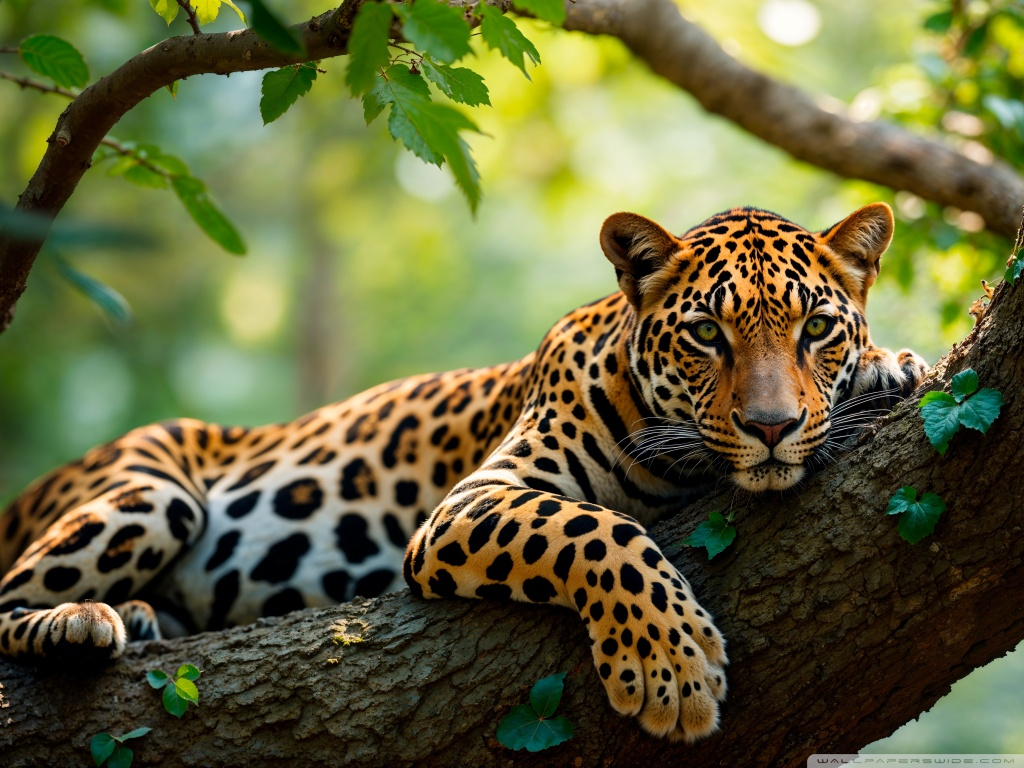
#> input picture SourceImage.jpg, 1024 x 768 px, found by its file name
$ jupyter execute --allow-errors static_image.ipynb
#> lines starting #> are read from the running program, lines starting #| are printed output that depends on the picture; after the words box and inside, x2 and y2 are one past the last pixel; in counts of white or black regions, pixels touching at a corner belong together
# Static Image Processing

## Importing & Displaying Image

[cell 1]
from PIL import Image
import numpy as np
import matplotlib.pyplot as plt
import cv2

# Load the image
img_path = '/home/xilinx/jupyter_notebooks/Image_Processing/SourceImage.jpg'
img = Image.open(img_path).resize((640, 480))  # Resize to HDMI output resolution
img_n = np.array(img)
img_np = cv2.cvtColor(img_n, cv2.COLOR_RGB2BGR)

# Display original image in notebook
plt.imshow(img_n)
plt.title("Original Image")
plt.axis('off')
plt.show()

## Initializing HDMI Output

[cell 2]
from pynq.overlays.base import BaseOverlay
from pynq.lib.video import *

# Reload and initialize overlay
#> (the rest of this cell did not finish here and is left out)

## Applying Filters & Displaying Images

[cell 3]
# 1) grayscale
gray = cv2.cvtColor(img_np, cv2.COLOR_BGR2GRAY)
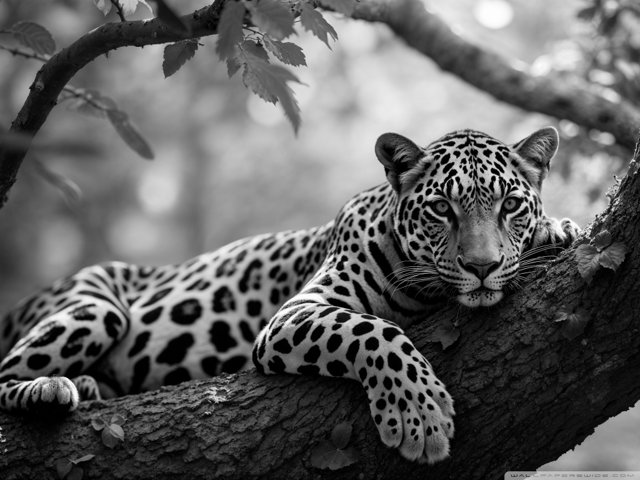
#> gray: shape (480, 640); min 0, max 254, mean 96.4

# 2) Thresholding filter (using binary thresholding)
_, thresh = cv2.threshold(gray, 127, 255, cv2.THRESH_BINARY)
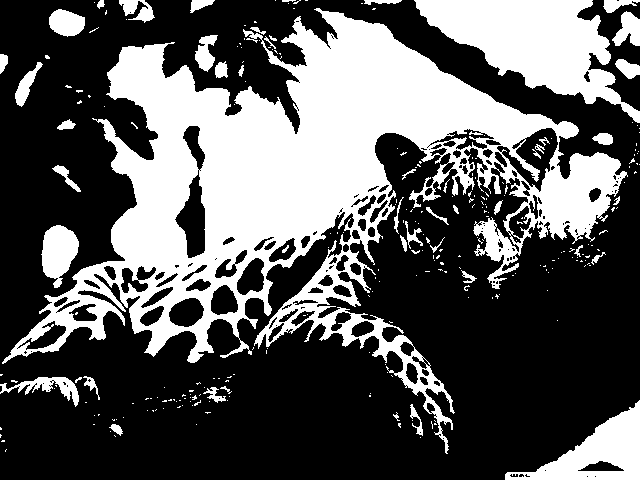
#> thresh: shape (480, 640); 35.5% white; 274 white regions (226 under 20 px), largest, box (x1, y1, x2, y2) and area: (2, 8, 628, 454) 82620, (414, 0, 640, 123) 12657, (505, 400, 640, 480) 4462

# 3) Apply edge detection on the greyscaled image
edges = cv2.Canny(gray, 100, 200)
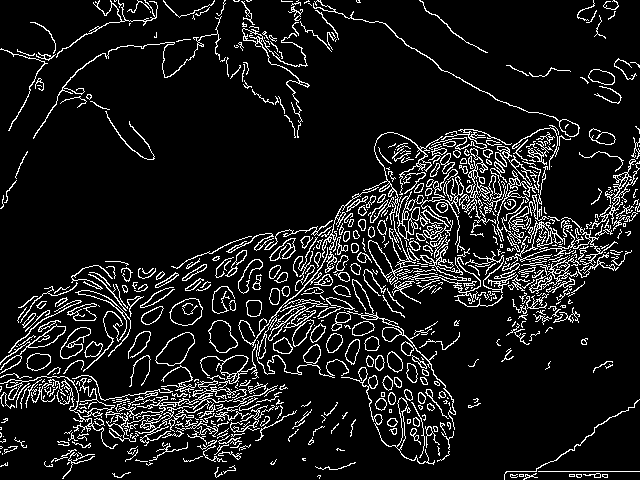
#> edges: shape (480, 640); 10.3% white in thin lines or dots

# 4) Apply blur on the original image
blurred_np = cv2.GaussianBlur(img_np, (5, 5), 0)
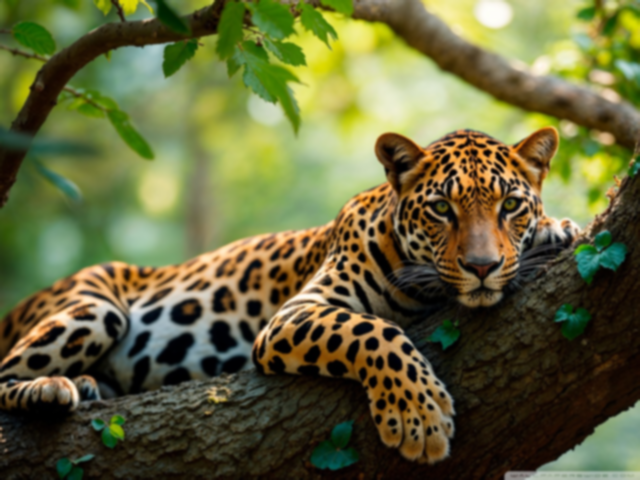
#> blurred_np: shape (480, 640, 3); mean B, G, R 59.2, 101.4, 100.8

# 5) Apply sharpening on the original image
kernel = np.array([[-1, -1, -1],
                   [-1, 9, -1],
                   [-1, -1, -1]])
sharpened_np = cv2.filter2D(img_np, -1, kernel)
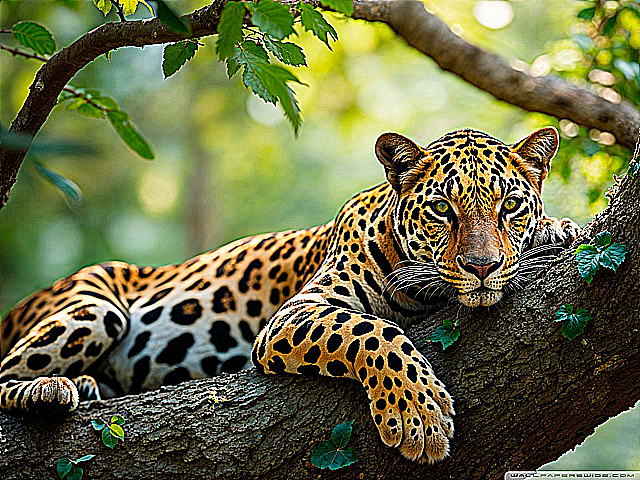
#> sharpened_np: shape (480, 640, 3); mean B, G, R 68.5, 109, 106.3

# Convert single-channel images to 3-channel BGR for consistent plotting
thresh_np = cv2.cvtColor(thresh, cv2.COLOR_GRAY2BGR)
edges_np = cv2.cvtColor(edges, cv2.COLOR_GRAY2BGR)
#> edges_np: shape (480, 640, 3); 10.3% white in thin lines or dots
gray_np = cv2.cvtColor(gray, cv2.COLOR_GRAY2BGR)

# Display all images using subplot (convert to RGB for display)
plt.figure(figsize=(15, 5))

plt.subplot(151)
plt.imshow(cv2.cvtColor(gray_np, cv2.COLOR_BGR2RGB))
plt.title("Grayscale Image")
plt.axis('off')

plt.subplot(152)
plt.imshow(cv2.cvtColor(thresh_np, cv2.COLOR_BGR2RGB))
plt.title("Thresholded Image")
plt.axis('off')

plt.subplot(153)
plt.imshow(cv2.cvtColor(edges_np, cv2.COLOR_BGR2RGB), cmap='gray')
plt.title("Edge Detection")
plt.axis('off')

plt.subplot(154)
plt.imshow(cv2.cvtColor(blurred_np, cv2.COLOR_BGR2RGB))
plt.title("Blurred Image")
plt.axis('off')

plt.subplot(155)
plt.imshow(cv2.cvtColor(sharpened_np, cv2.COLOR_BGR2RGB))
plt.title("Sharpened Image")
plt.axis('off')

plt.tight_layout()
plt.show()
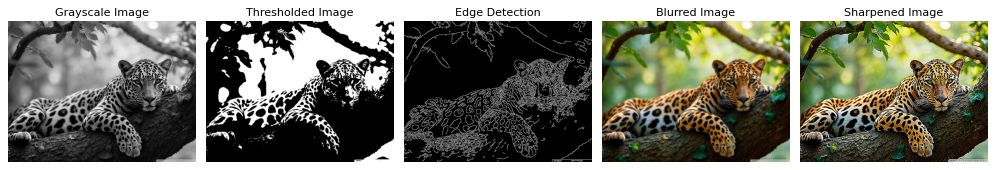
#> figure drawn by matplotlib, 5 panels
